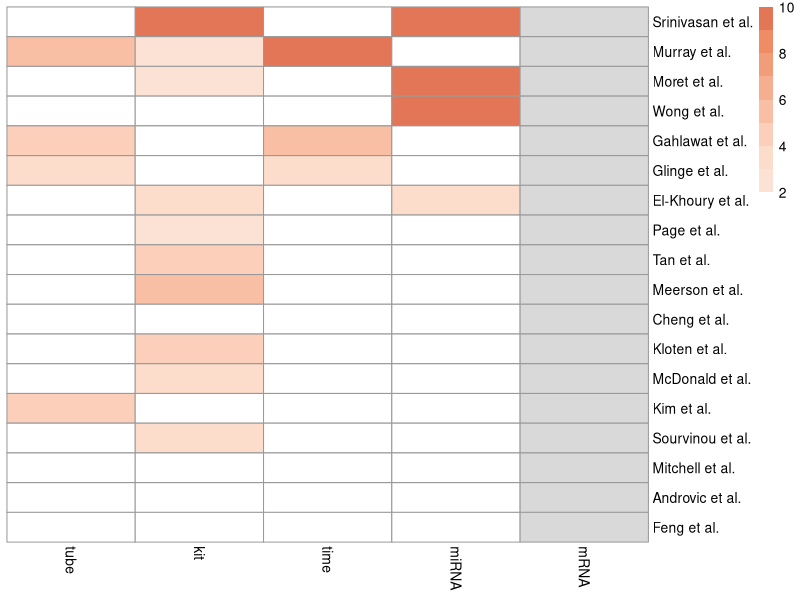
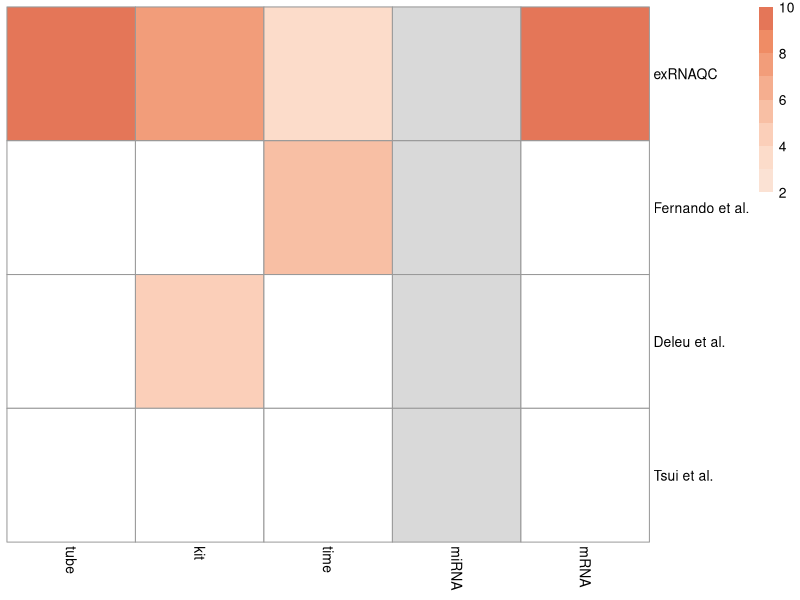
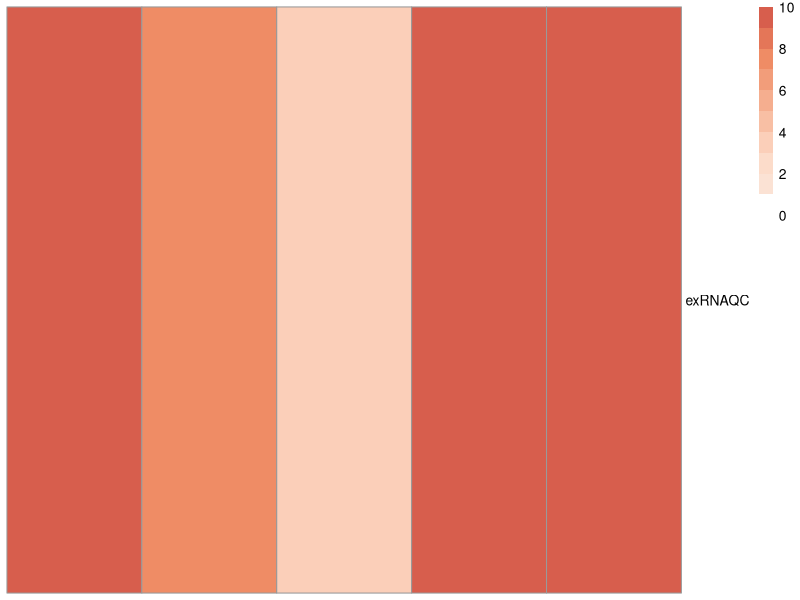
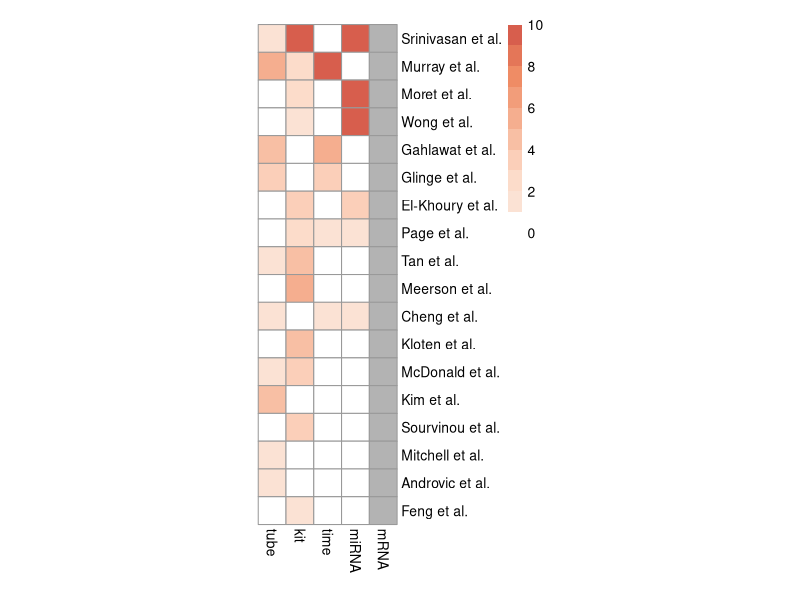
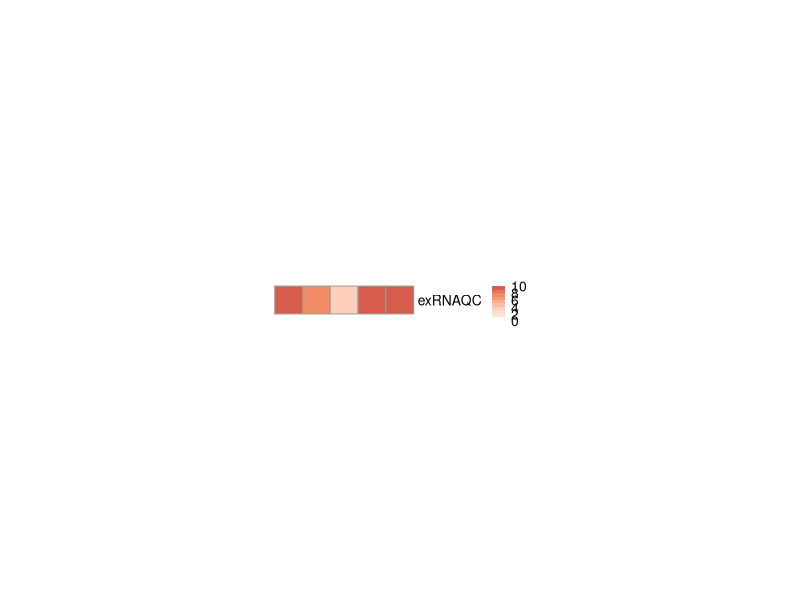
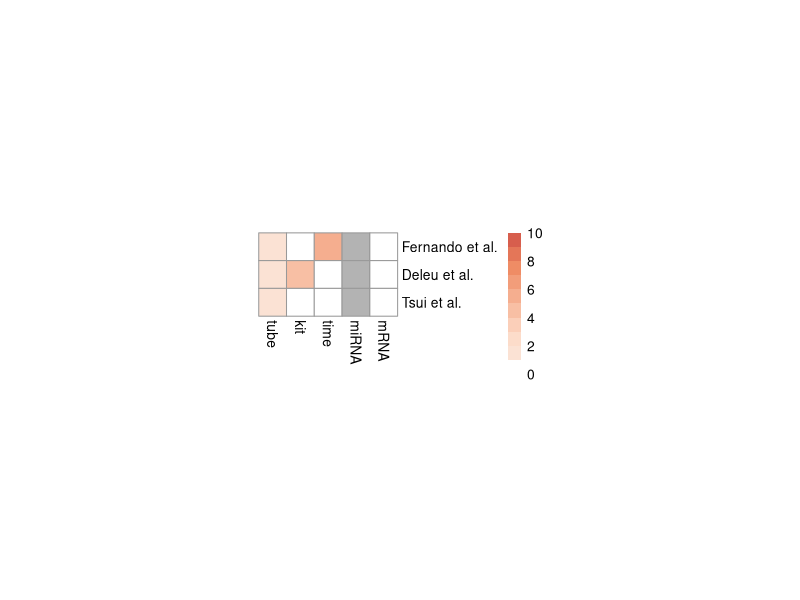
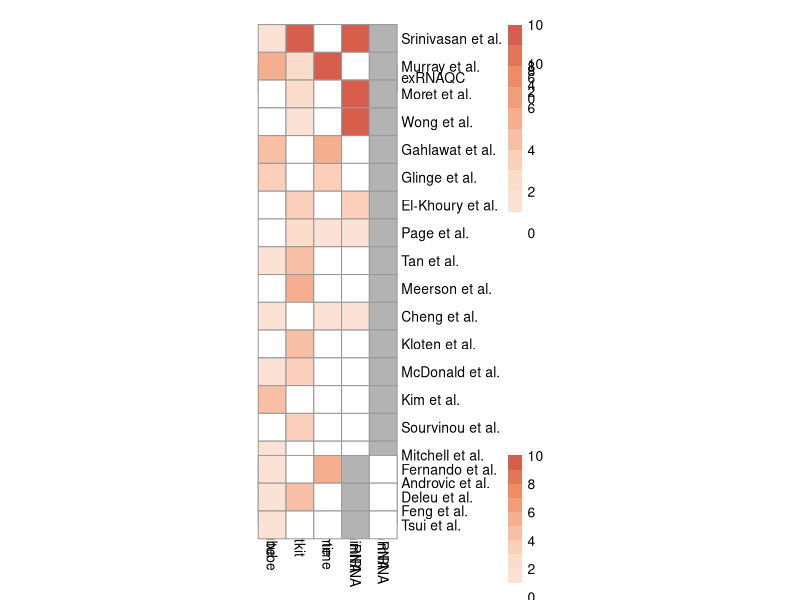

The R script that drew these images, in order:


#' # Setup

if (rstudioapi::isAvailable()) {
  setwd(dirname(rstudioapi::getActiveDocumentContext()$path))
}

library(tidyverse)
library(ggplot2)
library(data.table)
library(ggrepel)
library(ggpubr)
library(cowplot)
library(gridExtra)
library(repr)
library(gplots)
library(pheatmap)
library(gridGraphics)
library(grid)
library(cowplot)
library(RColorBrewer)


#' # Import data
data = fread("20230427_data metrics_v2.txt")

data2 <- data %>%
  pivot_longer(c(5:6), 
               names_to = "RNAtype",
               values_to = "RNA",
               values_drop_na = TRUE) 

data2$time2 <- apply(data2[,5], 2, function(x) {
  minVal <- min(x, na.rm = T)
  maxVal <- max(x, na.rm = T)
  (x - minVal) / (maxVal - minVal) * 10
})

data2_miRNA <- data2 %>% 
  filter(RNAtype == "miRNA") %>% 
  filter(RNA > 0)


data2_mRNA <- data2 %>% 
  filter(RNAtype == "mRNA") %>% 
  filter(RNA > 0)



# Define colors and the number of bins for the color scale
numBins <- 15
custom_palette = c(colorRampPalette(brewer.pal(n = 7, name =  "RdBu"))(30))
colorPalette <- c("white", custom_palette[12:1])
breaksList <- seq(1,10)


# miRNA
## Normalize the data to a range of 0-10
data2_miRNA$RNA2 <- apply(data2_miRNA[,7], 2, function(x) {
  minVal <- min(x, na.rm = T)
  maxVal <- max(x, na.rm = T)
  (x - minVal) / (maxVal - minVal) * 10
})


data2_miRNA2 <- data2_miRNA[,c(3:4,8,9)]
data2_miRNA2 <- as.data.frame(data2_miRNA2)
rownames(data2_miRNA2) <- data2_miRNA$author2
colnames(data2_miRNA2) <- c("tube", "kit", "time", "miRNA")


## plot
data2_miRNA2$mRNA <- NA
data2_miRNA2 <- data2_miRNA2 %>% 
  rownames_to_column() %>% 
  rowwise() %>% 
  mutate(m = mean(c(tube, kit, time, miRNA), na.rm = T)) %>% 
  arrange(desc(m)) %>% 
  column_to_rownames("rowname") %>% 
  select(-m)

Fig8A <- pheatmap(data2_miRNA2 %>%  filter(rownames(.) != "exRNAQC"), scale = "none", cluster_rows = F, 
                  cluster_cols = F, color = colorPalette, show_colnames = T, na_col = "grey85", breaks = breaksList)

# mRNA
## Normalize the data to a range of 0-10
data2_mRNA$RNA2 <- apply(data2_mRNA[,7], 2, function(x) {
  minVal <- min(x, na.rm = T)
  maxVal <- max(x, na.rm = T)
  (x - minVal) / (maxVal - minVal) * 10
})

data2_mRNA2 <- data2_mRNA[,c(3:4,8,9)]
data2_mRNA2 <- as.data.frame(data2_mRNA2)
rownames(data2_mRNA2) <- data2_mRNA$author2
colnames(data2_mRNA2) <- c("tube", "kit", "time", "mRNA")

## plot
data2_mRNA2$miRNA <- NA
data2_mRNA2 <- data2_mRNA2 %>% 
  relocate(miRNA, .before = mRNA) %>% 
  rownames_to_column() %>% 
  rowwise() %>% 
  mutate(m = mean(c(tube, kit, time, mRNA), na.rm = T)) %>% 
  arrange(desc(m)) %>% 
  column_to_rownames("rowname") %>% 
  select(-m)

Fig8B <- pheatmap(data2_mRNA2, scale = "none", cluster_rows = F, cluster_cols = F, color = colorPalette, na_col = "grey85", breaks = breaksList)


#miRNA + mRNA
## combine data
exRNAQC_miRNA <- data2_miRNA2 %>% 
  filter(rownames(.) == "exRNAQC") %>% 
  as.data.frame()
colnames(exRNAQC_miRNA) <- c("tube", "kit", "time", "miRNA", "mRNA")

exRNAQC_mRNA <- data2_mRNA2 %>% 
  filter(rownames(.) == "exRNAQC") %>% 
  as.data.frame()
colnames(exRNAQC_mRNA) <- c("tube", "kit", "time", "miRNA", "mRNA")

exRNAQC_both <- cbind(exRNAQC_miRNA[,c(1:4)], exRNAQC_mRNA[,5])
colnames(exRNAQC_both) <- c("tube", "kit", "time", "miRNA", "mRNA")


## plot
breaksList = seq(0, 10, by = 1)
Fig8C <- pheatmap(exRNAQC_both, scale = "none", cluster_rows = F, cluster_cols = F, color = colorPalette, breaks = breaksList, show_colnames = F)

### combine plots into 1 figure
data2_miRNA3 <- 
  data2_miRNA2 %>%  filter(rownames(.) != "exRNAQC")
colnames(data2_miRNA3) <- c("tube", "kit", "time", "miRNA", "mRNA")

data2_mRNA3 <- 
  data2_mRNA2 %>%  filter(rownames(.) != "exRNAQC")
colnames(data2_mRNA3) <- c("tube", "kit", "time", "miRNA", "mRNA")

data2_all <- rbind(data2_miRNA3, exRNAQC_both)
data2_all2 <- rbind(data2_all, data2_mRNA3)

Fig8A <- pheatmap(data2_all2 %>%  filter(miRNA > -1) %>%  filter(rownames(.) != "exRNAQC"), scale = "none", cluster_rows = F, cluster_cols = F, color = colorPalette, breaks = breaksList, show_colnames = T, cellwidth=20, cellheight=20, na_col = "grey70")
Fig8C <- pheatmap(data2_all2 %>%  filter(rownames(.) == "exRNAQC"), scale = "none", cluster_rows = F, cluster_cols = F, color = colorPalette, breaks = breaksList, show_colnames = F, cellwidth=20, cellheight=20, na_col = "grey70")
Fig8B <- pheatmap(data2_all2 %>%  filter(mRNA > -1) %>%  filter(rownames(.) != "exRNAQC"), scale = "none", cluster_rows = F, cluster_cols = F, color = colorPalette, breaks = breaksList, cellwidth=20, cellheight=20, na_col = "grey70")


dev.off()
plot_list=list()
plot_list[['Fig8C']]=Fig8C[[4]]
plot_list[['Fig8A']]=Fig8A[[4]]
plot_list[['Fig8B']]=Fig8B[[4]]
cowplot::plot_grid(plot_list[['Fig8C']], plot_list[['Fig8A']], plot_list[['Fig8B']], rel_heights=c(0.16, 0.3), ncol = 1, align = "v")
